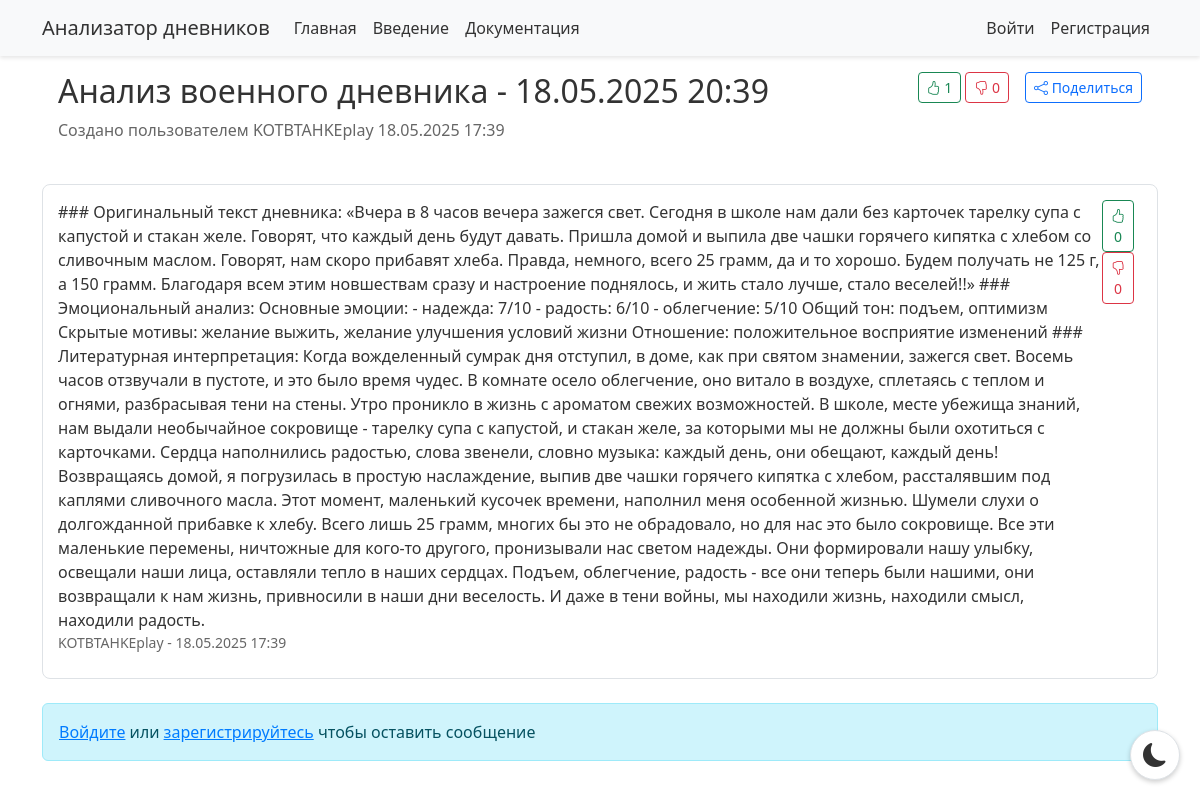
The app's page /topic/3 with its own data.
### forum.py (models this page shows, shortened)
class Topic(db.Model):
    id = db.Column(db.Integer, primary_key=True)
    title = db.Column(db.String(200), nullable=False)
    user_id = db.Column(db.Integer, db.ForeignKey('user.id'), nullable=False)
    created_at = db.Column(db.DateTime, default=datetime.utcnow)
    votes_up = db.Column(db.Integer, default=0)
    votes_down = db.Column(db.Integer, default=0)
    messages = db.relationship('Message', backref='topic', lazy=True, cascade='all, delete-orphan')
    votes = db.relationship('TopicVote', backref='topic', lazy=True, cascade='all, delete-orphan')
    def get_vote_from_user(self, user):
        if not user.is_authenticated:
            return 0
        vote = TopicVote.query.filter_by(topic_id=self.id, user_id=user.id).first()
        return vote.vote_type if vote else 0

class User(UserMixin, db.Model):
    id = db.Column(db.Integer, primary_key=True)
    username = db.Column(db.String(80), unique=True, nullable=False)
    password_hash = db.Column(db.String(120), nullable=False)
    created_at = db.Column(db.DateTime, default=datetime.utcnow)
    topics = db.relationship('Topic', backref='author', lazy=True)
    messages = db.relationship('Message', backref='author', lazy=True)
    topic_votes = db.relationship('TopicVote', backref='user', lazy=True)
    message_votes = db.relationship('MessageVote', backref='user', lazy=True)

class Message(db.Model):
    id = db.Column(db.Integer, primary_key=True)
    content = db.Column(db.Text, nullable=False)
    created_at = db.Column(db.DateTime, default=datetime.utcnow)
    topic_id = db.Column(db.Integer, db.ForeignKey('topic.id'), nullable=False)
    user_id = db.Column(db.Integer, db.ForeignKey('user.id'), nullable=False)
    votes_up = db.Column(db.Integer, default=0)
    votes_down = db.Column(db.Integer, default=0)
    votes = db.relationship('MessageVote', backref='message', lazy=True, cascade='all, delete-orphan')
    def get_vote_from_user(self, user):
        if not user.is_authenticated:
            return 0
        vote = MessageVote.query.filter_by(message_id=self.id, user_id=user.id).first()
        return vote.vote_type if vote else 0

### app.py (the view)
@app.route('/topic/<int:topic_id>')
def view_topic(topic_id):
    topic = Topic.query.get_or_404(topic_id)
    messages = Message.query.filter_by(topic_id=topic_id).order_by(Message.created_at).all()
    return render_template('topic.html', topic=topic, messages=messages)

### templates/topic.html (shortened to what this page needs)
{% extends "base.html" %}
{% block content %}
<div class="forum-topic">
    <div class="d-flex justify-content-between align-items-start">
        <div>
            <h2>{{ topic.title }}</h2>
            <p class="text-muted">
                Создано пользователем {{ topic.author.username }}
                {{ topic.created_at.strftime('%d.%m.%Y %H:%M') }}
            </p>
        </div>
        <div class="d-flex align-items-center">
            <div class="vote-buttons me-3" data-id="{{ topic.id }}" data-type="topic">
                <button class="btn btn-sm btn-outline-success vote-btn" data-vote="1"
                        {% if topic.get_vote_from_user(current_user) == 1 %}disabled{% endif %}>
                    <i class="bi bi-hand-thumbs-up"></i>
                    <span class="votes-up">{{ topic.votes_up }}</span>
                </button>
                <button class="btn btn-sm btn-outline-danger vote-btn" data-vote="-1"
                        {% if topic.get_vote_from_user(current_user) == -1 %}disabled{% endif %}>
                    <i class="bi bi-hand-thumbs-down"></i>
                    <span class="votes-down">{{ topic.votes_down }}</span>
                </button>
            </div>
            <div class="share-button">
                <button class="btn btn-sm btn-outline-primary" onclick="shareUrl()">
                    <i class="bi bi-share"></i> Поделиться
                </button>
            </div>
        </div>
    </div>
</div>
<div class="messages">
    {% for message in messages %}
    <div class="message">
        <div class="d-flex justify-content-between align-items-start">
            <div class="message-content flex-grow-1">{{ message.content }}</div>
            <div class="d-flex align-items-center">
                <div class="vote-buttons me-2" data-id="{{ message.id }}" data-type="message">
                    <button class="btn btn-sm btn-outline-success vote-btn" data-vote="1"
                            {% if message.get_vote_from_user(current_user) == 1 %}disabled{% endif %}>
                        <i class="bi bi-hand-thumbs-up"></i>
                        <span class="votes-up">{{ message.votes_up }}</span>
                    </button>
                    <button class="btn btn-sm btn-outline-danger vote-btn" data-vote="-1"
                            {% if message.get_vote_from_user(current_user) == -1 %}disabled{% endif %}>
                        <i class="bi bi-hand-thumbs-down"></i>
                        <span class="votes-down">{{ message.votes_down }}</span>
                    </button>
                </div>
            </div>
        </div>
        <div class="message-meta">
            {{ message.author.username }} -
            {{ message.created_at.strftime('%d.%m.%Y %H:%M') }}
        </div>
    </div>
    {% endfor %}
</div>
{% if current_user.is_authenticated %}
<div class="reply-form mt-4">
    <h4>Ответить</h4>
    <form method="POST" action="{{ url_for('reply', topic_id=topic.id) }}">
        <div class="mb-3">
            <textarea class="form-control" name="content" rows="3" required></textarea>
        </div>
        <button type="submit" class="btn btn-primary">Отправить</button>
    </form>
</div>
{% else %}
<div class="alert alert-info mt-4">
    <a href="{{ url_for('login') }}">Войдите</a> или
    <a href="{{ url_for('register') }}">зарегистрируйтесь</a>
    чтобы оставить сообщение
</div>
{% endif %}
{% endblock %}

### static/css/styles.css (style rules this page uses)
:root { --bg-primary: #ffffff; --bg-secondary: #f8f9fa; --text-primary: #333333; --text-secondary: #666666; --border-color: #dee2e6; --card-bg: #ffffff; --navbar-bg: #f8f9fa; --input-bg: #ffffff; --modal-bg: #ffffff; }
body { background-color: var(--bg-primary); color: var(--text-primary); transition: background-color 0.3s ease, color 0.3s ease; }
.text-muted { color: var(--text-secondary) !important; }
a { color: #007bff; }
.forum-topic { transition: all 0.3s ease; border: 1px solid transparent; border-radius: 8px; padding: 15px; margin-bottom: 10px; }
.message { border: 1px solid var(--border-color); border-radius: 8px; padding: 15px; margin-bottom: 15px; background-color: var(--card-bg); }
.message-meta { font-size: 0.875rem; color: var(--text-secondary); margin-bottom: 10px; }

### records on screen
Topic: title "Анализ военного дневника - 18.05.2025 20:39", created_at "18.05.2025 17:39", votes_up "1", votes_down "0"
User: author.username "KOTBTAHKEplay"
Message: content "### Оригинальный текст дневника: «Вчера в 8 часов вечера зажегся свет. Сегодня в школе нам дали без карточек тарелку супа с капустой и стакан желе. Говорят, что каждый день будут давать. Пришла домой и выпила две чашки горячего кипятка с хлебом со сливочным маслом. Говорят, нам скоро прибавят хлеба. Правда, немного, всего 25 грамм, да и то хорошо. Будем получать не 125 г, а 150 грамм. Благодаря всем этим новшествам сразу и настроение поднялось, и жить стало лучше, стало веселей!!» ### Эмоциональный анализ: Основные эмоции: - надежда: 7/10 - радость: 6/10 - облегчение: 5/10 Общий тон: подъем, оптимизм Скрытые мотивы: желание выжить, желание улучшения условий жизни Отношение: положительное…", votes_up "0", votes_down "0", author.username "KOTBTAHKEplay", created_at "18.05.2025 17:39"
